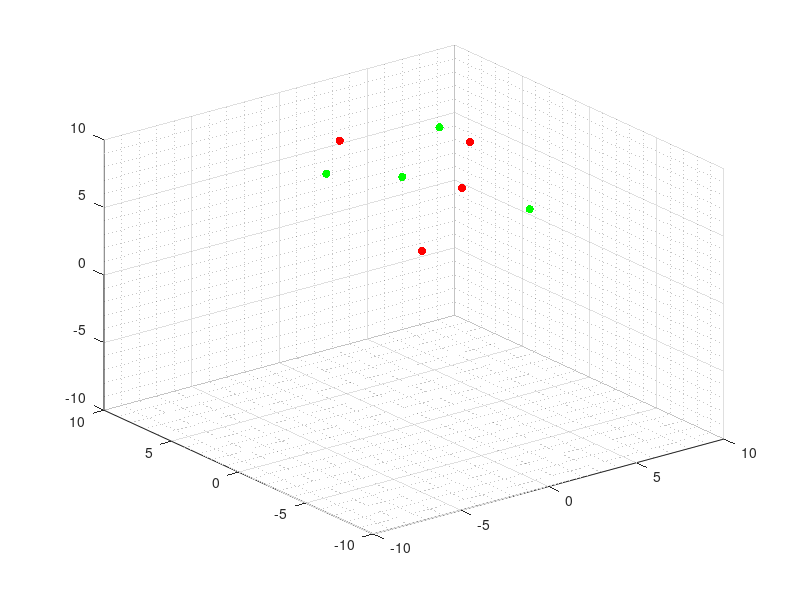

MATLAB code for this plot: (Note: this script raises an error after producing the figure.)
% =========================================================================
% SIMULACIÓN DEL PROBLEMA DE FORMACIÓN EN 3D
% =========================================================================
% Autor: Kenneth Andree Aldana Corado
% Última modificación: 30/08/2022
% Basado en: ""
% de Andrea Maybell Peña Echeverría
% =========================================================================
% El siguiente script implementa la simulación de la ecuación modificada
% de consenso para el caso del consenso en una formación.
% =========================================================================

%% Inicialización del mundo
gridsize = 10; 
initsize = 10;
N = 8; %Cantidad de agentes
dt = 0.01; %Muestreo
T = 20; %Tiempo de simulación

%% Inicialización de la posición de los agentes
X = initsize*rand(3,N);

% PRUEBAS EN PLANOS

% Agentes en plano XY
% for s = 1:N
%     X(3,s) = 0;
% end

% Agentes en plano arbitrario
% X(1,1) = 0; X(1,2) = -4; X(1,3) = 0; X(1,4) = -4; 
% X(1,5) = 0; X(1,6) = -4; X(1,7) = 0; X(1,8) = 15;
% 
% X(2,1) = -4;X(2,2) = -4; X(2,3) = -2;X(2,4) = -2;
% X(2,5) = 0; X(2,6) = 0;  X(2,7) = 2; X(2,8) = 15;
% 
% X(3,1) = 2; X(3,2) = 2; X(3,3) = 5; X(3,4) = 5;
% X(3,5) = 8; X(3,6) = 8; X(3,7) = 11; X(3,8) = 15;

Xi = X;

% Inicialización de la velocidad de los agentes
V = zeros(3,N);

%% Grafico de posición inicial de los agentes
%  Se utiliza distinción de color por agentes
%    Rojo:    agente 1
%    Verde:   agente 2

color = [255 0 0;
         255 0 0;
         255 0 0;
         255 0 0;
         0 255 0;
         0 255 0;
         0 255 0;
         0 255 0];    
agents = scatter3(X(1,:),X(2,:),X(3,:),[],color,'filled');
grid minor;
xlim([-gridsize, gridsize]);
ylim([-gridsize, gridsize]);
zlim([-gridsize, gridsize]);

%% Selección matriz y parámetros del sistema
d = MatrizF(2);    % matriz de formación
r = 1;               % radio agentes
R = 10;              % rango sensor
VelMax = 2;         % velocidad máxima

%% Inicialización de simulación
t = 0;
ciclos = 1;
historico = zeros(100*T,N);
hX = zeros(100*T,N);
hY = zeros(100*T,N);
hZ = zeros(100*T,N);
cambio = 0;

%% Dinámica inicial de los agentes
% La idea de este bloque es que los drones se eleven durante 3 unidades de
% tiempo hacia arriba para que puedan salir del plano y así salir de la
% singularidad.

while (t < 3)
    for i = 1:N
        E = 0;
        for j = 1:N
            V(3,i) = 1; %Velocidad de 1 para eje Z
            E = -V; 
            X = X + V*dt;
            for a = 1:N
                hX(ciclos,a)= X(1,a);
                hY(ciclos,a)= X(2,a);
                hZ(ciclos,a)= X(3,a);
            end
    % Almacenar los datos de la velocidad durante la simulación.
    historico(ciclos,:) = (sum(V.^2,1)).^0.5;
    
    % Se actualiza la gráfica, se muestra el movimiento y se incrementa el
    % tiempo
    agents.XData = X(1,:);
    agents.YData = X(2,:);
    agents.ZData = X(3,:);
    pause(dt);
    t = t + dt;
    ciclos = ciclos + 1;
        end
    end
end
    
while(t < T)
    for i = 1:N
        E = 0;
        for j = 1:N
            dist = X(:,i)- X(:,j); % vector de distancia entre agente i y j
            mdist = norm(dist);    % norma euclidiana vector de xi - xj
            dij = d(i,j);        % distancia deseada entre agentes i y j
            
            % Se calcula el peso para la ecuación
            if(mdist == 0)
                w = 0;
            else
                switch cambio
                    case 0
                        w = (mdist - (2*(r + 1)))/(mdist - (r + 1))^2; % Control de acercamiento
                    case 1
                        w = (4*(mdist - dij)*(mdist - r) - 2*(mdist - dij)^2)/(mdist*(mdist - r)^2);  
                end 
            end
            % Tensión de aristas entre agentes
            E = E + w.*dist;
        end
        % Implementación de límite de velocidad
        if(norm(E) > VelMax)    
            E(1) = (E(1)/norm(E))*VelMax;
            E(2) = (E(2)/norm(E))*VelMax;
            E(3) = (E(3)/norm(E))*VelMax;
        end
        % Actualización de velocidad
        V(:,i) = -1*E;

    end
    % Al llegar muy cerca de la posición deseada del controlador, se realiza cambio de control
    if(norm(V) < 2)
        cambio = 1;
    end
    % Actualización de la posición de los agentes
    X = X + V*dt;
    
    % Almacenamiento de variables para graficar
    for a = 1:N
        hX(ciclos,a)= X(1,a);
        hY(ciclos,a)= X(2,a);
        hZ(ciclos,a)= X(3,a);
    end
    historico(ciclos,:) = (sum(V.^2,1)).^0.5;
    
    % Se actualiza la gráfica, se muestra el movimiento y se incrementa el
    % tiempo
    agents.XData = X(1,:);
    agents.YData = X(2,:);
    agents.ZData = X(3,:);
    pause(dt);
    t = t + dt;
    ciclos = ciclos + 1;
end

figure(1);
plot(0:dt:T-0.01,historico);
xlabel('Tiempo (segundos)');
ylabel('Velocidad (unidades/segundo)');
ylim([-1,inf])

% trayectorias
figure(2);
hold on;
grid on;
plot3(hX,hY,hZ,'--');
xlabel('Posición en eje X (u.a)');
ylabel('Posición en eje Y (u.a)');
zlabel('Posición en eje Z (u.a)');
scatter3(5,5,5);
hold on
scatter3(Xi(1,:),Xi(2,:),Xi(3,:),[], 'k');
scatter3(X(1,:),X(2,:),X(3,:),[], 'k', 'filled');
hold off;
